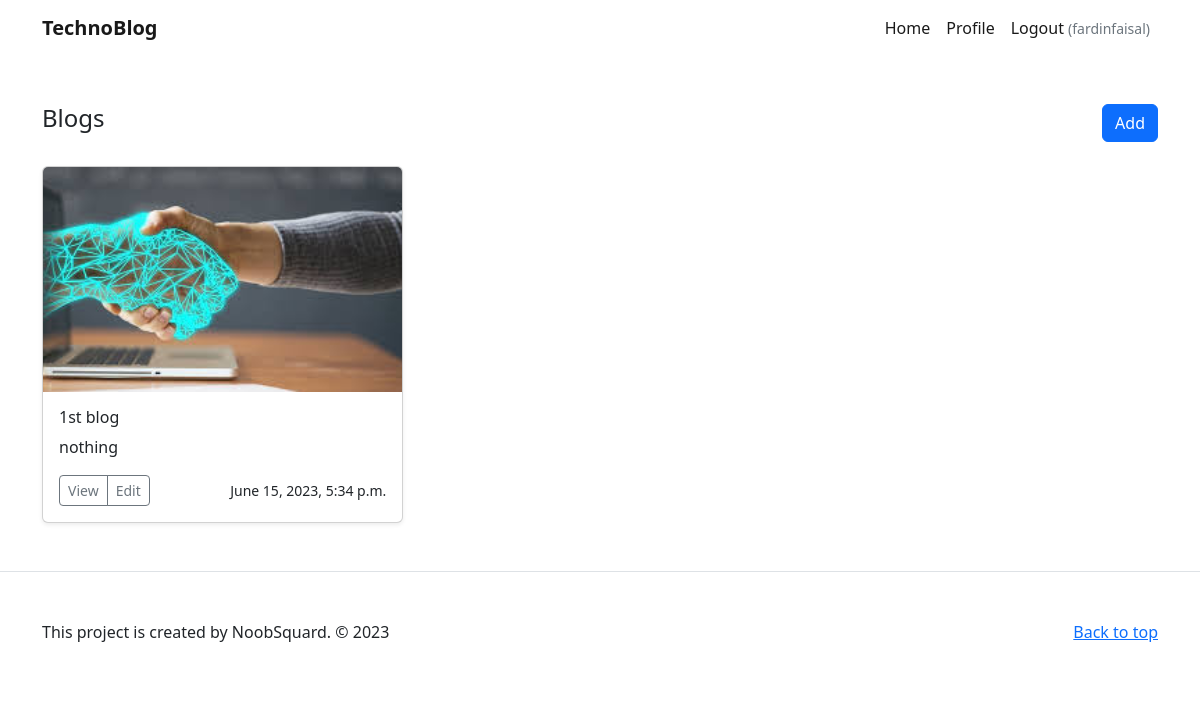
Page /blog/ (signed in) on the committed database.
### blog/models.py (models this page shows)
class Blog(models.Model):
    title = models.CharField(max_length=300)
    description = models.TextField(max_length=5000)
    featured_image = models.ImageField(upload_to='./assets/images', blank=True, null=True)
    created_at = models.DateTimeField(auto_now_add=True, null=True)
    user = models.ForeignKey(User, on_delete=models.CASCADE, null=True)

### blog/views.py (the view)
# urls.py: path('blog/', views.blogPage),
def blogPage(request):
    blogs = Blog.objects.filter(user=request.user)
    context = {
        'blogs': blogs,
    }
    return render(request, 'blog.html', context)

### blog/templates/blog.html (shortened to what this page needs)
<!DOCTYPE html>
<html lang="en">
  <head>
    <link
      rel="stylesheet"
      href="https://cdnjs.cloudflare.com/ajax/libs/bootstrap/5.2.3/css/bootstrap.min.css"
    />
  </head>
  <body>
    {% include './common/header.html' %}
    <div class="album py-5 bg-body-tertiary">
      <div class="container">
        <div class="d-flex justify-content-between">
          <h4 class="mb-4">Blogs</h4>
          <a href="/blog/add" class="btn btn-primary mb-4">Add</a>
        </div>
        <div class="row row-cols-1 row-cols-sm-2 row-cols-md-3 g-3">
          {% for blog in blogs %}
          <div class="col">
            <div class="card shadow-sm">
              {% load static %}
              <img
                src="{% static blog.featured_image %}"
                alt="{{ blog.title }}"
                class="bd-placeholder-img card-img-top"
                style="object-fit: cover"
                width="100%"
                height="225"
              />
              <div class="card-body">
                <h6>{{ blog.title }}</h6>
                <p class="card-text">{{ blog.description }}</p>
                <div class="d-flex justify-content-between align-items-center">
                  <div class="btn-group">
                    <a
                      href="/blog/{{blog.id}}"
                      class="btn btn-sm btn-outline-secondary"
                    >
                      View
                    </a>
                    <a
                      href="/blog/edit/{{blog.id}}"
                      class="btn btn-sm btn-outline-secondary"
                    >
                      Edit
                    </a>
                  </div>
                  <small class="text-body-secondary"
                    >{{ blog.created_at }}</small
                  >
                </div>
              </div>
            </div>
          </div>
          {% endfor %}
        </div>
      </div>
    </div>
    {% include './common/footer.html' %}
  </body>
</html>

### blog/templates/common/header.html (shortened to what this page needs)
<nav class="navbar navbar-expand-lg bg-body-tertiary">
  <div class="container">
    <a class="navbar-brand fw-bold" href="/">TechnoBlog</a>
    <div class="collapse navbar-collapse" id="navbarSupportedContent">
      <ul class="navbar-nav ms-auto mb-2 mb-lg-0">
        <li class="nav-item">
          <a class="nav-link active" href="/">Home</a>
        </li>
        {% if request.user.is_authenticated %}
        <li class="nav-item">
          <a class="nav-link active" href="/profile/{{ request.user.id }}"
            >Profile</a
          >
        </li>
        {% endif %}
        <li class="nav-item">
          {% if request.user.is_authenticated %}
          <a class="nav-link active" href="/logout"
            >Logout
            <small class="text-muted">({{ request.user.username }})</small>
          </a>
          {% else %}
          <a class="nav-link active" href="/login">Login</a>
          {% endif %}
        </li>
      </ul>
    </div>
  </div>
</nav>

### rows in the picture
Blog: featured_image (picture), title "1st blog", description "nothing", created_at "June 15, 2023, 5:34 p.m."

### other values in the picture
{{ request.user.username }} "fardinfaisal"
